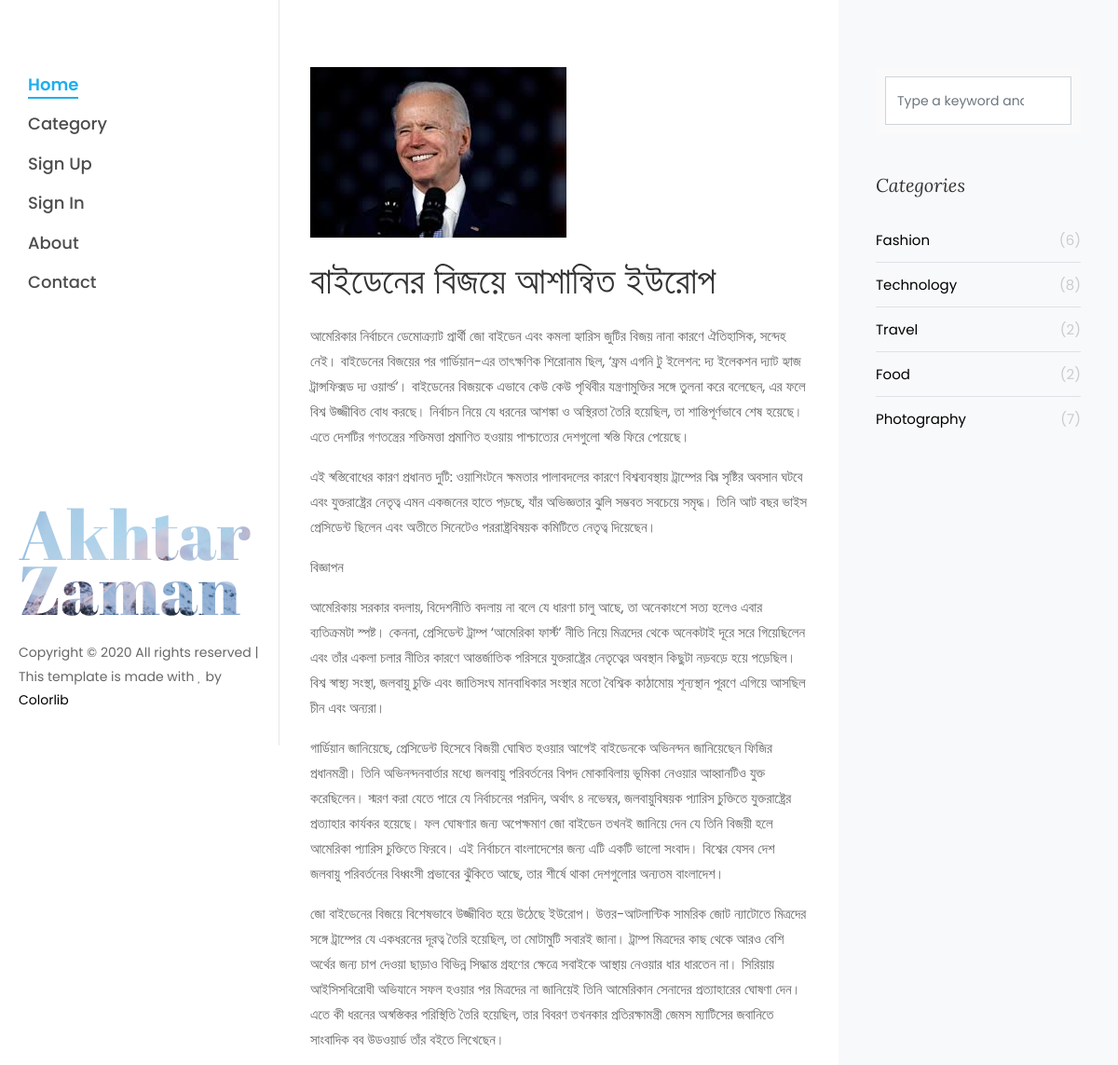
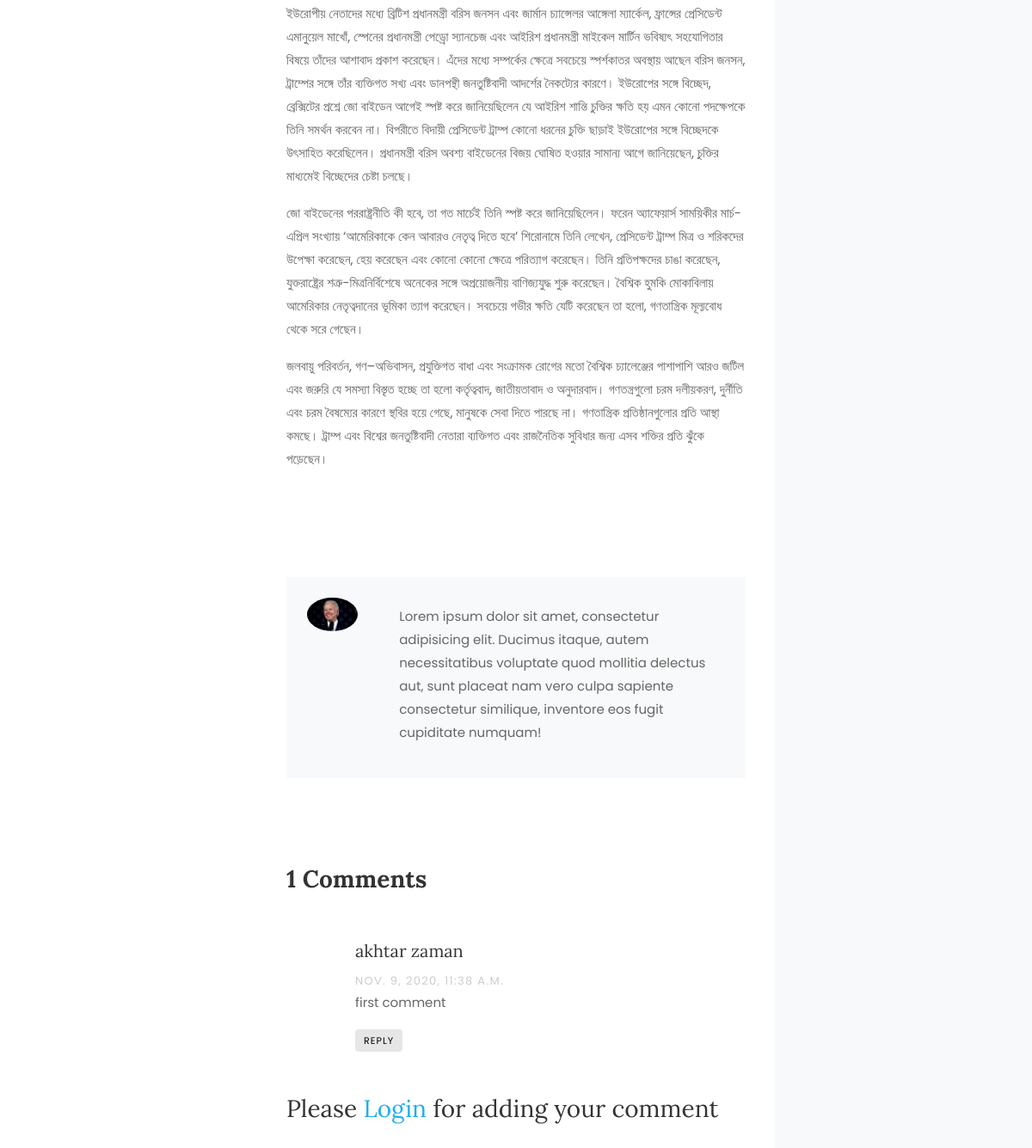
/articles/16/, run on the app's committed database (2 pictures, top to bottom).
### Articles/models.py (models this page shows, shortened)
class Blog_Articles(models.Model):
    Title= models.CharField(max_length=300, unique=True)
    Categorry = models.ForeignKey('Category', blank=True,  on_delete = models.CASCADE, null=True)
    Description = models.TextField()
    author = models.ForeignKey(Custom_User_Model, default= None, on_delete = models.CASCADE)
    Date = models.DateField(auto_now_add=True)
    Image = models.ImageField(default='default.jpeg', blank=True)
    Status = models.CharField(max_length=1, choices=STATUS_CHOICES)

class Comment(models.Model):
    article = models.ForeignKey(Blog_Articles,on_delete=models.CASCADE, related_name='commentss')
    name = models.CharField(max_length=80)
    email = models.EmailField()
    body = models.TextField()
    created_on = models.DateTimeField(auto_now_add=True)
    active = models.BooleanField(default=False)
    parent = models.ForeignKey('self', on_delete=models.CASCADE, blank=True, null=True, related_name='replies')
    class Meta:
        ordering = ['created_on']

### Articles/views.py (the view)
# urls.py: path('<int:id>/', views.Full_Article, name='FullArticle'),
def Full_Article(request, id):
    post = get_object_or_404(Blog_Articles, id=id)
    comments = post.commentss.filter(parent = None)
    new_comment = None
    if request.method == 'POST':
        comment_form = CommentForm(request.POST)
        if comment_form.is_valid():
            parent_obj = None
            try:
                parent_id = int(request.POST.get('comment_id'))
            except:
                parent_id = None
            if parent_id:
                parent_obj = Comment.objects.get(id=parent_id)
                if parent_obj:
                    replay_comment = comment_form.save(commit=False)
                    replay_comment.parent = parent_obj
            new_comment = comment_form.save(commit=False)
            new_comment.article = post
            new_comment.save()
    else:
        comment_form = CommentForm()
    return render(request, 'single.html', {'post': post,
                                           'comments': comments,
                                           'new_comment': new_comment,
                                           'comment_form': comment_form})

### Articles/forms.py
class CommentForm(forms.ModelForm):
    class Meta:
        model = Comment
        fields = ('name', 'email', 'body')
        widgets = {
            'name': forms.TextInput(attrs={'class': 'form-control'}),
            'email': forms.EmailInput(attrs={'class': 'form-control'}),
            'body': forms.Textarea(attrs={'class': 'form-control'}),
        }

### templates/single.html (shortened to what this page needs)
{% extends 'base.html' %} {% load static %} {% block content %}
<section class="ftco-section ftco-no-pt ftco-no-pb">
    <div class="container">
        <div class="row d-flex">
            <div class="col-lg-8 px-md-5 py-5">
                <div class="row pt-md-4">
                    <p>
                        <img src="{{ MEDIA_URL }}{{ post.Image.url }}" alt="" class="img-fluid">
                    </p>
                    <h1 class="mb-3">{{post.Title}}</h1>
                    <p>{{ post.Description|linebreaks }}</p> <br><br><br><br>
                    <div class="about-author d-flex p-4 bg-light">
                        <div class="bio mr-5">
                            <img src="{{post.Image.url}}" alt="Image placeholder" class="img-fluid mb-4">
                        </div>
                        <div class="desc">
                            <p>Lorem ipsum dolor sit amet, consectetur adipisicing elit. Ducimus itaque, autem necessitatibus voluptate quod mollitia delectus aut, sunt placeat nam vero culpa sapiente consectetur similique, inventore eos fugit cupiditate
                                numquam!
                            </p>
                        </div>
                    </div>
                    <div class="pt-5 mt-5">
                        <h3 class="mb-5 font-weight-bold">{{ comments.count}} Comments</h3>
                        <ul class="comment-list">
                            {% for comments in comments %}
                            <li class="comment">
                                <div class="comment-body">
                                    <h3>{{comments.name}}</h3>
                                    <div class="meta">{{comments.created_on}}</div>
                                    <p>{{comments.body}}
                                    </p>
                                    <p><a class="reply" data-toggle="collapse" href="#reply{{ comments.id }}" role="button" aria-expanded="false" aria-controls="reply{{ comments.id }}">Reply</a></p>
                                </div>
                            </li>
                            {% endfor %}
                        </ul>
                        {% if user.is_authenticated %}
                        <div class="comment-form-wrap pt-5">
                            <h3 class="mb-5">Leave a comment</h3>
                            <form class="p-3 p-md-5 bg-light" method="POST" action=".">
                                {% csrf_token %}
                                <div class="form-group">
                                    <label for="name">Name *</label> {{comment_form.name}}
                                </div>
                                <div class="form-group">
                                    <label for="email">Email *</label> {{comment_form.email}}
                                </div>
                                <div class="form-group">
                                    <label for="message">Message</label> {{comment_form.body}}
                                </div>
                                <div class="form-group">
                                    <input type="submit" value="Post Comment" class="btn py-3 px-4 btn-primary">
                                </div>
                            </form>
                        </div>
                        {% else %}
                        <h3 class="mb-5">Please <a href="http://127.0.0.1:8000/accounts/login/">Login</a> for adding your comment</h3>
                        {% endif %}
                    </div>
                </div>
            </div>
            <div class="col-xl-4 sidebar ftco-animate bg-light pt-5">
                <div class="sidebar-box pt-md-4">
                    <form action="#" class="search-form">
                        <div class="form-group">
                            <span class="icon icon-search"></span>
                            <input type="text" class="form-control" placeholder="Type a keyword and hit enter">
                        </div>
                    </form>
                </div>
                <div class="sidebar-box ftco-animate">
                    <h3 class="sidebar-heading">Categories</h3>
                    <ul class="categories">
                        <li><a href="#">Fashion <span>(6)</span></a></li>
                        <li><a href="#">Technology <span>(8)</span></a></li>
                        <li><a href="#">Travel <span>(2)</span></a></li>
                        <li><a href="#">Food <span>(2)</span></a></li>
                        <li><a href="#">Photography <span>(7)</span></a></li>
                    </ul>
                </div>
            </div>
        </div>
    </div>
</section>
{% endblock %}

### static/css/icomoon.css (style rules this page uses)
[class^="icon-"], [class*=" icon-"] { font-family: 'icomoon' !important; speak: none; font-style: normal; font-weight: normal; font-variant: normal; text-transform: none; line-height: 1; -webkit-font-smoothing: antialiased; -moz-osx-font-smoothing: grayscale; }
.icon-search:before { content: "\f002"; }

### data on the page
Blog_Articles: Image (picture), Title "বাইডেনের বিজয়ে আশান্বিত ইউরোপ", Description "আমেরিকার নির্বাচনে ডেমোক্র্যাট প্রার্থী জো বাইডেন এবং কমলা হ্যারিস জুটির বিজয় নানা কারণে ঐতিহাসিক, সন্দেহ নেই। বাইডেনের বিজয়ের পর গার্ডিয়ান-এর তাৎক্ষণিক শিরোনাম ছিল, ‘ফ্রম এগনি টু ইলেশন: দ্য ইলেকশন দ্যাট হ্যাজ ট্রান্সফিক্সড দ্য ওয়ার্ল্ড’। বাইডেনের বিজয়কে এভাবে কেউ কেউ পৃথিবীর যন্ত্রণামুক্তির সঙ্গে তুলনা করে বলেছেন, এর ফলে বিশ্ব উজ্জীবিত বোধ করছে। নির্বাচন নিয়ে যে ধরনের আশঙ্কা ও অস্থিরতা তৈরি হয়েছিল, তা শান্তিপূর্ণভাবে শেষ হয়েছে। এতে দেশটির গণতন্ত্রের শক্তিমত্তা প্রমাণিত হওয়ায় পাশ্চাত্যের দেশগুলো স্বস্তি ফিরে পেয়েছে। এই স্বস্তিবোধের কারণ প্রধানত দুটি: ওয়াশিংটনে ক্ষমতার পালাবদলের কারণে বিশ্বব্যবস্থায় ট্রাম্পের বিঘ্ন সৃষ্টির অবসান ঘটবে এবং যুক্তরাষ্ট্রের নেতৃত্ব এমন একজনের হাতে পড়ছে, যাঁর…"
Comment: name "akhtar zaman", created_on "NOV. 9, 2020, 11:38 A.M.", body "first comment"

### other printed values
{{ comments.count }} "1"
